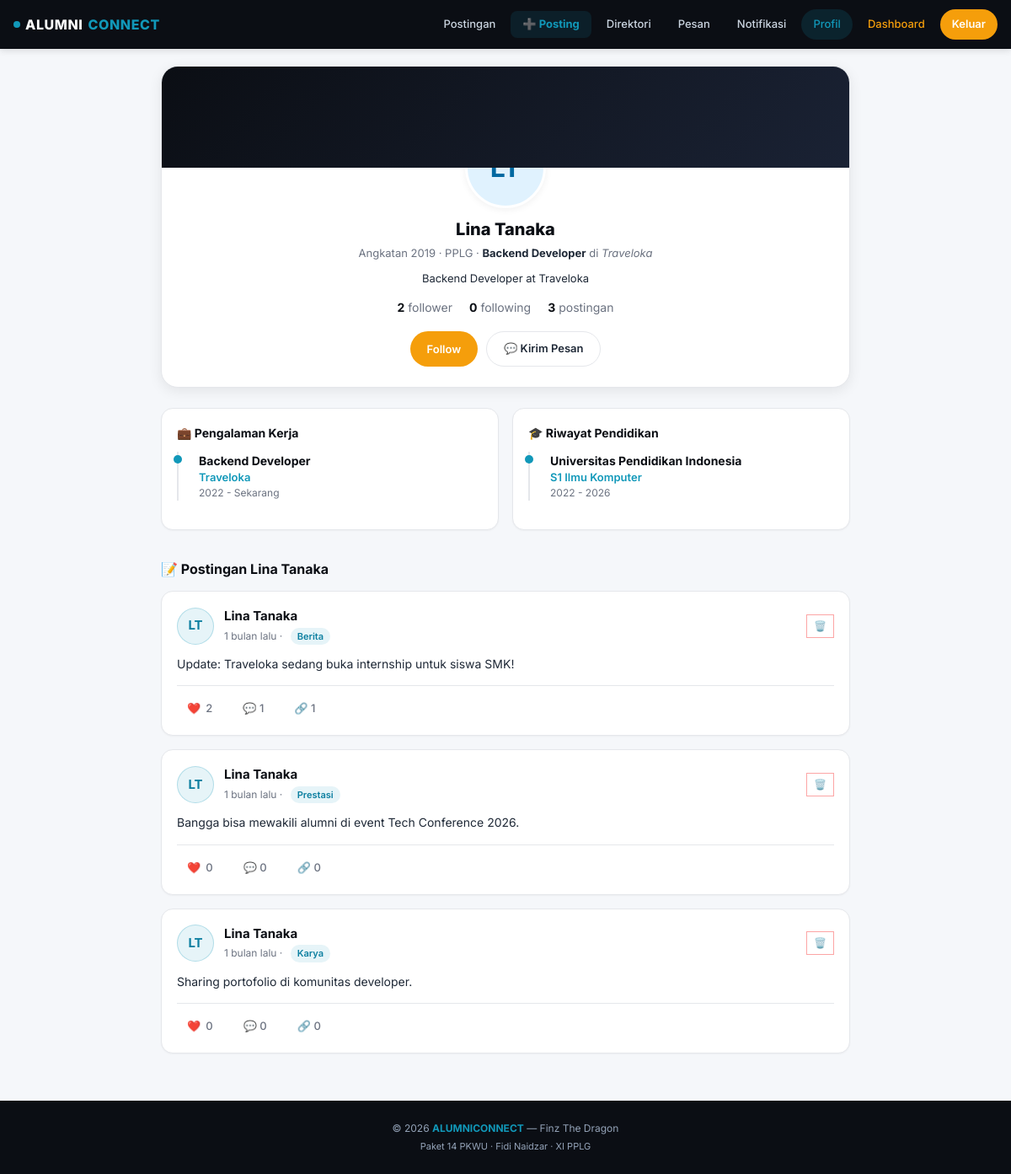
The page /pages/profile.php?id=13 (signed in) on the database its author committed.
### tables this page shows
CREATE TABLE `alumni_work` (
  `id` bigint NOT NULL AUTO_INCREMENT,
  `alumni_id` bigint NOT NULL,
  `perusahaan` varchar(100) DEFAULT NULL,
  `posisi` varchar(100) DEFAULT NULL,
  `tahun_mulai` year DEFAULT NULL,
  `tahun_selesai` year DEFAULT NULL,
  PRIMARY KEY (`id`),
  KEY `alumni_id` (`alumni_id`),
  CONSTRAINT `alumni_work_ibfk_1` FOREIGN KEY (`alumni_id`) REFERENCES `alumni_profiles` (`id`) ON DELETE CASCADE
);

CREATE TABLE `alumni_education` (
  `id` bigint NOT NULL AUTO_INCREMENT,
  `alumni_id` bigint NOT NULL,
  `institusi` varchar(100) DEFAULT NULL,
  `jenjang` varchar(20) DEFAULT NULL,
  `jurusan` varchar(100) DEFAULT NULL,
  `tahun_masuk` year DEFAULT NULL,
  `tahun_lulus` year DEFAULT NULL,
  PRIMARY KEY (`id`),
  KEY `alumni_id` (`alumni_id`),
  CONSTRAINT `alumni_education_ibfk_1` FOREIGN KEY (`alumni_id`) REFERENCES `alumni_profiles` (`id`) ON DELETE CASCADE
);

CREATE TABLE `posts` (
  `id` bigint NOT NULL AUTO_INCREMENT,
  `user_id` bigint NOT NULL,
  `category_id` bigint DEFAULT NULL,
  `konten` text,
  `media` varchar(255) DEFAULT NULL,
  `created_at` timestamp NULL DEFAULT CURRENT_TIMESTAMP,
  PRIMARY KEY (`id`),
  KEY `user_id` (`user_id`),
  KEY `category_id` (`category_id`),
  CONSTRAINT `posts_ibfk_1` FOREIGN KEY (`user_id`) REFERENCES `users` (`id`) ON DELETE CASCADE,
  CONSTRAINT `posts_ibfk_2` FOREIGN KEY (`category_id`) REFERENCES `categories` (`id`) ON DELETE SET NULL
);

CREATE TABLE `categories` (
  `id` bigint NOT NULL AUTO_INCREMENT,
  `nama_kategori` varchar(50) NOT NULL,
  PRIMARY KEY (`id`)
);

### pages/profile.php (the view, shortened to what this page needs)
<?php
require_once __DIR__ . '/../includes/functions.php';
require_once __DIR__ . '/../config/database.php';
$currentUserId = $_SESSION['user_id'];
$profileUserId = isset($_GET['id']) ? (int)$_GET['id'] : $currentUserId;
$stmt = $conn->prepare("
    SELECT
        u.id, u.username, u.email, u.role_id, r.nama_role,
        p.nama, p.foto, p.bio,
        ap.angkatan, ap.tahun_lulus, ap.jurusan, ap.profesi, ap.perusahaan,
        (SELECT COUNT(*) FROM followers WHERE following_id = u.id) AS total_followers,
        (SELECT COUNT(*) FROM followers WHERE follower_id = u.id) AS total_following,
        (SELECT COUNT(*) FROM followers WHERE follower_id = ? AND following_id = u.id) AS is_following
    FROM users u
    JOIN roles r ON r.id = u.role_id
    LEFT JOIN profiles p ON p.user_id = u.id
    LEFT JOIN alumni_profiles ap ON ap.user_id = u.id
    WHERE u.id = ?
    LIMIT 1
");
$stmt->bind_param('ii', $currentUserId, $profileUserId);
$stmt->execute();
$userProfile = $stmt->get_result()->fetch_assoc();
$isMe = ($currentUserId === $profileUserId);
$workStmt = $conn->prepare("
    SELECT w.*
    FROM alumni_work w
    JOIN alumni_profiles ap ON ap.id = w.alumni_id
    WHERE ap.user_id = ?
    ORDER BY w.tahun_mulai DESC
");
$workStmt->bind_param('i', $profileUserId);
$workStmt->execute();
$works = $workStmt->get_result()->fetch_all(MYSQLI_ASSOC);
$eduStmt = $conn->prepare("
    SELECT e.*
    FROM alumni_education e
    JOIN alumni_profiles ap ON ap.id = e.alumni_id
    WHERE ap.user_id = ?
    ORDER BY e.tahun_masuk DESC
");
$eduStmt->bind_param('i', $profileUserId);
$eduStmt->execute();
$educations = $eduStmt->get_result()->fetch_all(MYSQLI_ASSOC);
$postStmt = $conn->prepare("
    SELECT
        p.id, p.konten, p.media, p.created_at,
        c.nama_kategori,
        (SELECT COUNT(*) FROM likes WHERE post_id = p.id) AS total_like,
        (SELECT COUNT(*) FROM comments WHERE post_id = p.id) AS total_comment,
        (SELECT COUNT(*) FROM shares WHERE post_id = p.id) AS total_share,
        (SELECT COUNT(*) FROM likes WHERE post_id = p.id AND user_id = ?) AS is_liked
    FROM posts p
    LEFT JOIN categories c ON c.id = p.category_id
    WHERE p.user_id = ?
    ORDER BY p.created_at DESC
");
$postStmt->bind_param('ii', $currentUserId, $profileUserId);
$postStmt->execute();
$posts = $postStmt->get_result()->fetch_all(MYSQLI_ASSOC);
include __DIR__ . '/../includes/header.php';
?>
<div class="container" style="max-width:850px; margin-top:20px;">
  <div class="profile-box">
    <div class="profile-cover"></div>
    <div class="profile-content">
      <?= renderAvatar($userProfile['nama'] ?? $userProfile['username'], $userProfile['foto'] ?? null, 'avatar-lg') ?>
      <h1 class="profile-name"><?= e($userProfile['nama'] ?? $userProfile['username']) ?></h1>
      <div class="profile-headline">
        <?php if (!empty($userProfile['angkatan'])): ?>
          Angkatan <?= e($userProfile['angkatan']) ?> ·
        <?php endif; ?>
        <?php if (!empty($userProfile['jurusan'])): ?>
          <?= e($userProfile['jurusan']) ?> ·
        <?php endif; ?>
        <strong style="color:var(--text);"><?= e($userProfile['profesi'] ?? ucfirst($userProfile['nama_role'])) ?></strong>
        <?php if (!empty($userProfile['perusahaan'])): ?>
          di <em><?= e($userProfile['perusahaan']) ?></em>
        <?php endif; ?>
      </div>
      <p class="profile-bio">
        <?= e($userProfile['bio'] ?: 'Belum ada biodata yang dituliskan.') ?>
      </p>
      <div class="profile-counts">
        <div><strong><?= (int)$userProfile['total_followers'] ?></strong> <span class="text-muted">follower</span></div>
        <div><strong><?= (int)$userProfile['total_following'] ?></strong> <span class="text-muted">following</span></div>
        <div><strong><?= count($posts) ?></strong> <span class="text-muted">postingan</span></div>
      </div>
      <div class="profile-btns">
        <?php if ($isMe): ?>
          <a href="<?= baseUrl('pages/edit_profile.php') ?>" class="btn btn-outline btn-sm">
            ✏️ Edit Profil
          </a>
          <?php if ((int)$_SESSION['role_id'] === 1): ?>
            <a href="<?= baseUrl('admin/dashboard.php') ?>" class="btn btn-cyan btn-sm">
              ⚙️ Dashboard Admin
            </a>
          <?php endif; ?>
        <?php else: ?>
          <button class="btn <?= $userProfile['is_following'] ? 'btn-outline' : 'btn-primary' ?>"
                  onclick="toggleFollowProfile(<?= $userProfile['id'] ?>, this)">
            <?= $userProfile['is_following'] ? '✓ Following' : 'Follow' ?>
          </button>
          <a href="<?= baseUrl('pages/messages.php?to=' . $userProfile['id']) ?>" class="btn btn-outline">
            💬 Kirim Pesan
          </a>
        <?php endif; ?>
      </div>
    </div>
  </div>
  <div style="display:grid; grid-template-columns:1fr; gap:20px;">
    <?php if (!empty($works) || !empty($educations)): ?>
      <div style="display:grid; grid-template-columns: repeat(auto-fit, minmax(320px, 1fr)); gap:16px;">
        <div class="timeline-card">
          <div class="card-header">
            <span class="card-title">💼 Pengalaman Kerja</span>
          </div>
          <?php if (empty($works)): ?>
            <p class="text-muted" style="font-size:13px;">Belum ada pengalaman kerja terdaftar.</p>
          <?php else: ?>
            <?php foreach ($works as $w): ?>
              <div class="timeline-item">
                <div class="timeline-title"><?= e($w['posisi']) ?></div>
                <div style="font-size:13px;font-weight:600;color:var(--primary);"><?= e($w['perusahaan']) ?></div>
                <div class="timeline-sub">
                  <?= e($w['tahun_mulai']) ?> - <?= $w['tahun_selesai'] ? e($w['tahun_selesai']) : 'Sekarang' ?>
                </div>
              </div>
            <?php endforeach; ?>
          <?php endif; ?>
        </div>
        <div class="timeline-card">
          <div class="card-header">
            <span class="card-title">🎓 Riwayat Pendidikan</span>
          </div>
          <?php if (empty($educations)): ?>
            <p class="text-muted" style="font-size:13px;">Belum ada riwayat pendidikan lanjutan.</p>
          <?php else: ?>
            <?php foreach ($educations as $ed): ?>
              <div class="timeline-item">
                <div class="timeline-title"><?= e($ed['institusi']) ?></div>
                <div style="font-size:13px;font-weight:600;color:var(--primary);">
                  <?= e($ed['jenjang']) ?> <?= e($ed['jurusan']) ?>
                </div>
                <div class="timeline-sub">
                  <?= e($ed['tahun_masuk']) ?> - <?= $ed['tahun_lulus'] ? e($ed['tahun_lulus']) : 'Sekarang' ?>
                </div>
              </div>
            <?php endforeach; ?>
          <?php endif; ?>
        </div>
      </div>
    <?php endif; ?>
    <div>
      <h3 style="font-size:16px;font-weight:700;color:var(--navy);margin-bottom:14px;">
        📝 Postingan <?= e($userProfile['nama'] ?? $userProfile['username']) ?>
      </h3>
      <?php if (empty($posts)): ?>
        <div class="card text-center text-muted" style="padding:30px;">
          Belum ada postingan yang dibagikan.
        </div>
      <?php else: ?>
        <?php foreach ($posts as $p): ?>
          <article class="post-card">
            <div class="post-head">
              <?= renderAvatar($userProfile['nama'] ?? $userProfile['username'], $userProfile['foto'] ?? null) ?>
              <div style="flex:1;">
                <div class="post-author"><?= e($userProfile['nama'] ?? $userProfile['username']) ?></div>
                <div class="post-meta">
                  <?= timeAgo($p['created_at']) ?>
                  <?php if (!empty($p['nama_kategori'])): ?> · <span class="post-badge"><?= e($p['nama_kategori']) ?></span><?php endif; ?>
                </div>
              </div>
              <?php if ($isMe || (int)$_SESSION['role_id'] === 1): ?>
                <a href="<?= baseUrl('pages/post_action.php?action=delete&post_id=' . $p['id']) ?>"
                   class="btn-outline btn-sm"
                   onclick="return confirm('Hapus postingan ini?')"
                   style="color:#EF4444;border-color:#FCA5A5;padding:4px 8px;">
                  🗑️
                </a>
              <?php endif; ?>
            </div>
            <div class="post-content"><?= nl2br(e($p['konten'])) ?></div>
            <div class="post-actions">
              <button class="post-action <?= $p['is_liked'] ? 'liked' : '' ?>"
                      onclick="toggleLike(<?= $p['id'] ?>, this)">
                ❤️ <span class="like-count"><?= $p['total_like'] ?></span>
              </button>
              <button class="post-action">💬 <?= $p['total_comment'] ?></button>
              <button class="post-action" onclick="sharePost(<?= $p['id'] ?>)">
                🔗 <?= $p['total_share'] ?>
              </button>
            </div>
          </article>
        <?php endforeach; ?>
      <?php endif; ?>
    </div>
  </div>
</div>
<?php include __DIR__ . '/../includes/footer.php'; ?>

### includes/functions.php (shortened to what this page needs)
<?php
function baseUrl($path = '') {
    $base = '/alumniconnect';
    return $base . '/' . ltrim($path, '/');
}
function e($str) {
    return htmlspecialchars($str ?? '', ENT_QUOTES, 'UTF-8');
}
function initials($name) {
    $parts = preg_split('/\s+/', trim($name));
    $ini = '';
    foreach (array_slice($parts, 0, 2) as $p) {
        $ini .= strtoupper(substr($p, 0, 1));
    }
    return $ini ?: '?';
}
function timeAgo($datetime) {
    $time = strtotime($datetime);
    $diff = time() - $time;
    if ($diff < 31536000) return floor($diff / 2592000) . ' bulan lalu';
    return floor($diff / 31536000) . ' tahun lalu';
}
function renderAvatar($name, $foto = null, $extraClass = '', $extraStyle = '') {
    if (!empty($foto)) {
        $filePath = __DIR__ . '/../' . ltrim($foto, '/\\');
    }
    return '<div class="avatar ' . e($extraClass) . '" style="' . e($extraStyle) . '">' . initials($name) . '</div>';
}

### rows shown on the page
alumni_work: posisi "Backend Developer", perusahaan "Traveloka", tahun_mulai "2022", shows "Sekarang"
alumni_education: institusi "Universitas Pendidikan Indonesia", jenjang "S1", jurusan "Ilmu Komputer", tahun_masuk "2022", tahun_lulus "2026"
posts: name "LT", nama "Lina Tanaka", created_at "1 bulan lalu", category.nama_kategori "Berita", konten "Update: Traveloka sedang buka internship untuk siswa SMK!", total_like "2", total_comment "1", total_share "1"
posts: name "LT", nama "Lina Tanaka", created_at "1 bulan lalu", category.nama_kategori "Prestasi", konten "Bangga bisa mewakili alumni di event Tech Conference 2026.", total_like "0", total_comment "0", total_share "0"
posts: name "LT", nama "Lina Tanaka", created_at "1 bulan lalu", category.nama_kategori "Karya", konten "Sharing portofolio di komunitas developer.", total_like "0", total_comment "0", total_share "0"

### other values the page prints
initials($name) "LT"
$userProfile['nama'] "Lina Tanaka"
$userProfile['angkatan'] "2019"
$userProfile['jurusan'] "PPLG"
$userProfile['profesi'] "Backend Developer"
$userProfile['perusahaan'] "Traveloka"
$userProfile['bio'] ?: 'Belum ada biodata yang dituliskan.' "Backend Developer at Traveloka"
$userProfile['total_followers'] "2"
$userProfile['total_following'] "0"
count($posts) "3"
